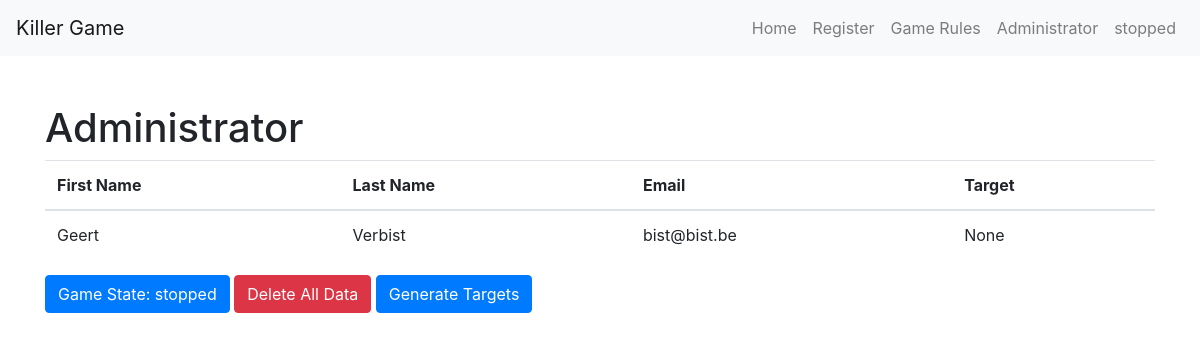
/admin, run on an earlier commit of the app's database.
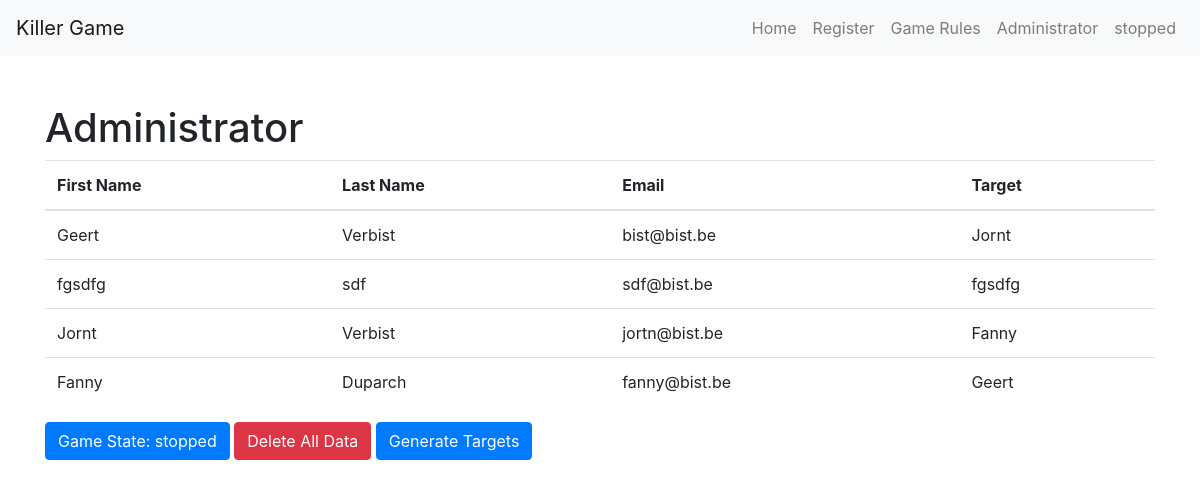
And on a later commit of the database.
### tables this page shows
CREATE TABLE game_state (
  id INTEGER PRIMARY KEY,
  game_state TEXT
);

CREATE TABLE "users" (
	"id"	INTEGER,
	"first_name"	TEXT,
	"last_name"	TEXT,
	"email"	TEXT,
	"target"	TEXT,
	PRIMARY KEY("id")
);

### app.py (the view)
@app.route('/admin')
def admin():
    conn = sqlite3.connect('users.db')
    c = conn.cursor()
    c.execute('SELECT * FROM users')
    records = c.fetchall()
    c.execute('SELECT game_state FROM game_state WHERE id = 1')
    gameState = c.fetchone()[0]
    conn.close()
    return render_template('admin.html', records=records, gameState=gameState)

### templates/admin.html (shortened to what this page needs)
{% extends 'base.html' %}
{% block content %}
  <h1>Administrator</h1>
  <table class="table">
    <thead>
      <tr>
        <th>First Name</th>
        <th>Last Name</th>
        <th>Email</th>
        <th>Target</th>
      </tr>
    </thead>
    <tbody>
      {% for record in records %}
        <tr>
          <td>{{ record[1] }}</td>
          <td>{{ record[2] }}</td>
          <td>{{ record[3] }}</td>
          <td>{{ record[4] }}</td>
        </tr>
      {% endfor %}
    </tbody>
  </table>
  <button id="game-state-button" class="btn btn-primary" data-state="{{ gameState }}">Game State: {{ gameState }}</button>
  <button id="delete-data-button" class="btn btn-danger">Delete All Data</button>
  <button id="generate-targets-button" class="btn btn-primary">Generate Targets</button>
{% endblock %}

### templates/base.html (shortened to what this page needs)
<!DOCTYPE html>
<html lang="en">
  <head>
    {% block styles %}
      <link rel="stylesheet" href="https://cdnjs.cloudflare.com/ajax/libs/twitter-bootstrap/4.6.0/css/bootstrap.min.css">
    {% endblock %}
  </head>
  <body>
    <nav class="navbar navbar-expand-lg navbar-light bg-light">
      <a class="navbar-brand" href="#">Killer Game</a>
      <div class="collapse navbar-collapse" id="navbarNav">
        <ul class="navbar-nav ml-auto">
          <li class="nav-item">
            <a class="nav-link" href="{{ url_for('index') }}">Home</a>
          </li>
          <li class="nav-item">
            <a class="nav-link" href="{{ url_for('register') }}">Register</a>
          </li>
          <li class="nav-item">
            <a class="nav-link" href="{{ url_for('game_rules') }}">Game Rules</a>
          </li>
          <li class="nav-item">
            <a class="nav-link" href="{{ url_for('admin') }}">Administrator</a>
          </li>
          <li class="nav-item">
            <a class="nav-link" href="#" id="game-state-link">{{ gameState }}</a>
          </li>
        </ul>
      </div>
    </nav>
    <div class="container mt-5">
      {% block content %}
      {% endblock %}
    </div>
  </body>
</html>

What changed in the data, as far as the page shows it:
changed users "bist@bist.be": target "None" → "Jornt"
added users: first_name "fgsdfg", last_name "sdf", email "sdf@bist.be", target "fgsdfg"
added users: first_name "Jornt", last_name "Verbist", email "jortn@bist.be", target "Fanny"
added users: first_name "Fanny", last_name "Duparch", email "fanny@bist.be", target "Geert"
